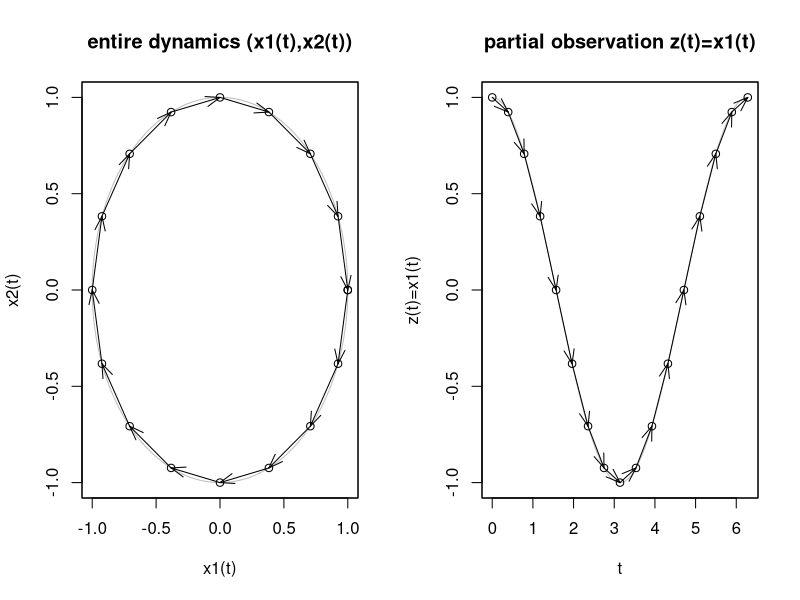

Reproduce this figure in R.
t <- seq(0, 2*pi, (2*pi)/16)
tfine <- seq(0, 2*pi, (2*pi)/640)
X = cbind(cos(t), sin(t))
Xfine = cbind(cos(tfine), sin(tfine))

pdf(file="fig2.pdf", width=10, height=5.5)
par(mfrow=c(1,2))
plot(Xfine, type="l", xlab="x1(t)", ylab="x2(t)", xlim=c(-1,1), ylim=c(-1,1), col="grey",
     main="entire dynamics (x1(t),x2(t))")
par(new=T)
plot(X, type="p", xlab=" ", ylab=" ", xlim=c(-1,1), ylim=c(-1,1), xaxt="n", yaxt="n")
for(k in 1:(nrow(X)-1)){
  arrows(x0 = X[k,1], y0 = X[k,2], x1 = X[k+1,1], y1 = X[k+1,2], length = 0.15, angle = 20,
         code = 1, col = par("fg"), lty = par("lty"),
         lwd = par("lwd"))
}
plot(tfine, Xfine[,1], type="l", xlab="t", ylab="z(t)=x1(t)", xlim=c(0,2*pi), ylim=c(-1,1), col="grey", 
     main="partial observation z(t)=x1(t)")
par(new=T)
plot(t, X[,1], type="p", xlab=" ", ylab=" ", xlim=c(0,2*pi), ylim=c(-1,1), xaxt="n", yaxt="n")
for(k in 1:(nrow(X)-1)){
  arrows(x0 = t[k], y0 = X[k,1], x1 = t[k+1], y1 = X[k+1,1], length = 0.15, angle = 20,
         code = 2, col = par("fg"), lty = par("lty"),
         lwd = par("lwd"))
}
dev.off()